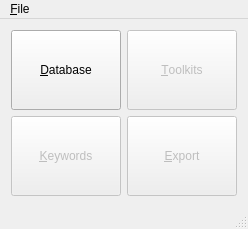
<?xml version="1.0" encoding="UTF-8"?>
<ui version="4.0">
 <class>MainWindow</class>
 <widget class="QMainWindow" name="MainWindow">
  <property name="geometry">
   <rect>
    <x>0</x>
    <y>0</y>
    <width>244</width>
    <height>225</height>
   </rect>
  </property>
  <property name="sizePolicy">
   <sizepolicy hsizetype="Fixed" vsizetype="Fixed">
    <horstretch>0</horstretch>
    <verstretch>0</verstretch>
   </sizepolicy>
  </property>
  <property name="maximumSize">
   <size>
    <width>244</width>
    <height>225</height>
   </size>
  </property>
  <property name="windowTitle">
   <string>OSBM Updater</string>
  </property>
  <property name="windowIcon">
   <iconset resource="resources.qrc">
    <normaloff>:/images/OSBM_Logo.png</normaloff>:/images/OSBM_Logo.png</iconset>
  </property>
  <widget class="QWidget" name="centralWidget">
   <layout class="QGridLayout" name="gridLayout">
    <item row="3" column="1">
     <widget class="QPushButton" name="buttonExport">
      <property name="enabled">
       <bool>false</bool>
      </property>
      <property name="sizePolicy">
       <sizepolicy hsizetype="Fixed" vsizetype="Fixed">
        <horstretch>0</horstretch>
        <verstretch>0</verstretch>
       </sizepolicy>
      </property>
      <property name="minimumSize">
       <size>
        <width>110</width>
        <height>80</height>
       </size>
      </property>
      <property name="toolTip">
       <string>Export toolkit to RST</string>
      </property>
      <property name="text">
       <string>&amp;Export</string>
      </property>
      <property name="icon">
       <iconset>
        <normaloff>://images/export.png</normaloff>://images/export.png</iconset>
      </property>
     </widget>
    </item>
    <item row="3" column="0">
     <widget class="QPushButton" name="buttonCommand">
      <property name="enabled">
       <bool>false</bool>
      </property>
      <property name="sizePolicy">
       <sizepolicy hsizetype="Fixed" vsizetype="Fixed">
        <horstretch>0</horstretch>
        <verstretch>0</verstretch>
       </sizepolicy>
      </property>
      <property name="minimumSize">
       <size>
        <width>110</width>
        <height>80</height>
       </size>
      </property>
      <property name="toolTip">
       <string>Maintain toolkit commands</string>
      </property>
      <property name="text">
       <string>&amp;Keywords</string>
      </property>
      <property name="icon">
       <iconset resource="resources.qrc">
        <normaloff>:/images/desktop-32.png</normaloff>:/images/desktop-32.png</iconset>
      </property>
      <property name="iconSize">
       <size>
        <width>24</width>
        <height>24</height>
       </size>
      </property>
     </widget>
    </item>
    <item row="1" column="1">
     <widget class="QPushButton" name="buttonToolkit">
      <property name="enabled">
       <bool>false</bool>
      </property>
      <property name="sizePolicy">
       <sizepolicy hsizetype="Fixed" vsizetype="Fixed">
        <horstretch>0</horstretch>
        <verstretch>0</verstretch>
       </sizepolicy>
      </property>
      <property name="minimumSize">
       <size>
        <width>110</width>
        <height>80</height>
       </size>
      </property>
      <property name="toolTip">
       <string>Maintain toolkits</string>
      </property>
      <property name="text">
       <string>&amp;Toolkits</string>
      </property>
      <property name="icon">
       <iconset resource="resources.qrc">
        <normaloff>:/images/preferences-system.png</normaloff>:/images/preferences-system.png</iconset>
      </property>
      <property name="iconSize">
       <size>
        <width>24</width>
        <height>24</height>
       </size>
      </property>
     </widget>
    </item>
    <item row="1" column="0">
     <widget class="QPushButton" name="buttonDatabase">
      <property name="sizePolicy">
       <sizepolicy hsizetype="Fixed" vsizetype="Fixed">
        <horstretch>0</horstretch>
        <verstretch>0</verstretch>
       </sizepolicy>
      </property>
      <property name="minimumSize">
       <size>
        <width>110</width>
        <height>80</height>
       </size>
      </property>
      <property name="toolTip">
       <string>Open database</string>
      </property>
      <property name="text">
       <string>&amp;Database</string>
      </property>
      <property name="icon">
       <iconset>
        <normaloff>://images/open-database.png</normaloff>://images/open-database.png</iconset>
      </property>
      <property name="iconSize">
       <size>
        <width>24</width>
        <height>24</height>
       </size>
      </property>
     </widget>
    </item>
   </layout>
  </widget>
  <widget class="QMenuBar" name="menuBar">
   <property name="geometry">
    <rect>
     <x>0</x>
     <y>0</y>
     <width>244</width>
     <height>21</height>
    </rect>
   </property>
   <widget class="QMenu" name="menu_File">
    <property name="title">
     <string>&amp;File</string>
    </property>
    <addaction name="actionE_xit"/>
   </widget>
   <addaction name="menu_File"/>
  </widget>
  <widget class="QStatusBar" name="statusBar"/>
  <action name="actionE_xit">
   <property name="icon">
    <iconset>
     <normaloff>://images/application-exit.png</normaloff>://images/application-exit.png</iconset>
   </property>
   <property name="text">
    <string>E&amp;xit</string>
   </property>
  </action>
 </widget>
 <layoutdefault spacing="6" margin="11"/>
 <resources>
  <include location="resources.qrc"/>
 </resources>
 <connections>
  <connection>
   <sender>actionE_xit</sender>
   <signal>triggered()</signal>
   <receiver>MainWindow</receiver>
   <slot>close()</slot>
   <hints>
    <hint type="sourcelabel">
     <x>-1</x>
     <y>-1</y>
    </hint>
    <hint type="destinationlabel">
     <x>199</x>
     <y>149</y>
    </hint>
   </hints>
  </connection>
 </connections>
</ui>
